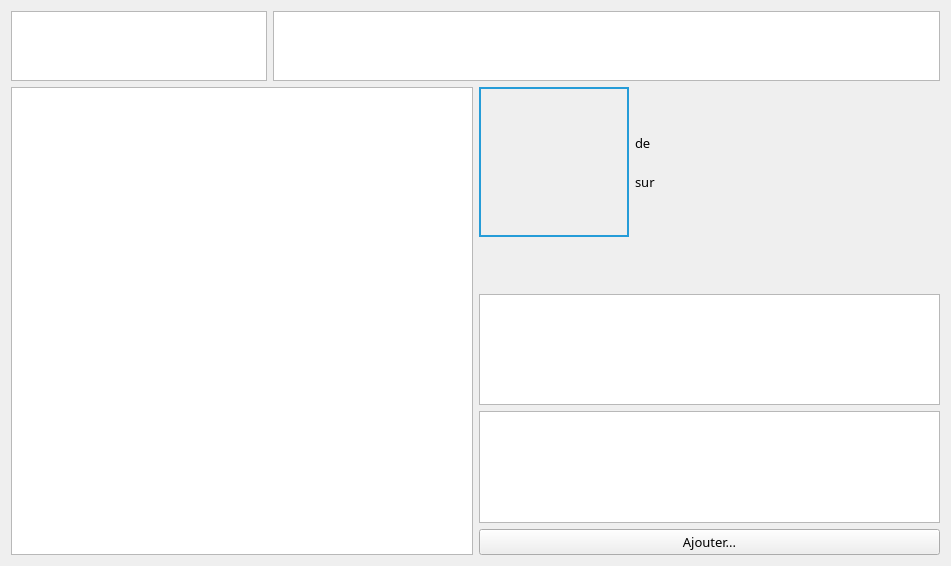
<?xml version="1.0" encoding="UTF-8"?>
<ui version="4.0">
 <class>OngletMP3</class>
 <widget class="QWidget" name="OngletMP3">
  <property name="geometry">
   <rect>
    <x>0</x>
    <y>0</y>
    <width>951</width>
    <height>566</height>
   </rect>
  </property>
  <property name="font">
   <font>
    <family>Myriad Pro</family>
    <pointsize>10</pointsize>
   </font>
  </property>
  <property name="windowTitle">
   <string>Form</string>
  </property>
  <property name="styleSheet">
   <string notr="true"/>
  </property>
  <layout class="QVBoxLayout" name="verticalLayout">
   <item>
    <layout class="QHBoxLayout" name="horizontalLayout">
     <item alignment="Qt::AlignLeft|Qt::AlignTop">
      <widget class="QListWidget" name="Categories">
       <property name="maximumSize">
        <size>
         <width>16777215</width>
         <height>140</height>
        </size>
       </property>
       <property name="iconSize">
        <size>
         <width>50</width>
         <height>50</height>
        </size>
       </property>
       <property name="movement">
        <enum>QListView::Static</enum>
       </property>
       <property name="resizeMode">
        <enum>QListView::Adjust</enum>
       </property>
       <property name="viewMode">
        <enum>QListView::IconMode</enum>
       </property>
       <property name="uniformItemSizes">
        <bool>false</bool>
       </property>
      </widget>
     </item>
     <item>
      <widget class="QListView" name="ArtistesAnnees">
       <property name="maximumSize">
        <size>
         <width>16777215</width>
         <height>140</height>
        </size>
       </property>
       <property name="editTriggers">
        <set>QAbstractItemView::NoEditTriggers</set>
       </property>
       <property name="dragDropMode">
        <enum>QAbstractItemView::NoDragDrop</enum>
       </property>
       <property name="selectionBehavior">
        <enum>QAbstractItemView::SelectItems</enum>
       </property>
       <property name="iconSize">
        <size>
         <width>100</width>
         <height>100</height>
        </size>
       </property>
       <property name="movement">
        <enum>QListView::Static</enum>
       </property>
       <property name="flow">
        <enum>QListView::LeftToRight</enum>
       </property>
       <property name="isWrapping" stdset="0">
        <bool>false</bool>
       </property>
       <property name="resizeMode">
        <enum>QListView::Adjust</enum>
       </property>
       <property name="viewMode">
        <enum>QListView::IconMode</enum>
       </property>
       <property name="uniformItemSizes">
        <bool>true</bool>
       </property>
       <property name="wordWrap">
        <bool>false</bool>
       </property>
      </widget>
     </item>
    </layout>
   </item>
   <item>
    <layout class="QHBoxLayout" name="horizontalLayout_4">
     <item>
      <widget class="QTableView" name="AlbumsTitres">
       <property name="baseSize">
        <size>
         <width>0</width>
         <height>0</height>
        </size>
       </property>
       <property name="sizeAdjustPolicy">
        <enum>QAbstractScrollArea::AdjustIgnored</enum>
       </property>
       <property name="editTriggers">
        <set>QAbstractItemView::NoEditTriggers</set>
       </property>
       <property name="selectionMode">
        <enum>QAbstractItemView::SingleSelection</enum>
       </property>
       <property name="iconSize">
        <size>
         <width>100</width>
         <height>100</height>
        </size>
       </property>
       <property name="showGrid">
        <bool>false</bool>
       </property>
       <property name="cornerButtonEnabled">
        <bool>false</bool>
       </property>
       <attribute name="horizontalHeaderVisible">
        <bool>false</bool>
       </attribute>
       <attribute name="horizontalHeaderDefaultSectionSize">
        <number>175</number>
       </attribute>
       <attribute name="horizontalHeaderHighlightSections">
        <bool>false</bool>
       </attribute>
       <attribute name="horizontalHeaderStretchLastSection">
        <bool>false</bool>
       </attribute>
       <attribute name="verticalHeaderVisible">
        <bool>false</bool>
       </attribute>
       <attribute name="verticalHeaderCascadingSectionResizes">
        <bool>false</bool>
       </attribute>
       <attribute name="verticalHeaderDefaultSectionSize">
        <number>25</number>
       </attribute>
       <attribute name="verticalHeaderHighlightSections">
        <bool>false</bool>
       </attribute>
       <attribute name="verticalHeaderMinimumSectionSize">
        <number>30</number>
       </attribute>
       <attribute name="verticalHeaderShowSortIndicator" stdset="0">
        <bool>true</bool>
       </attribute>
      </widget>
     </item>
     <item>
      <layout class="QVBoxLayout" name="verticalLayout_4">
       <item>
        <layout class="QHBoxLayout" name="horizontalLayout_3">
         <item>
          <widget class="QLabel" name="Pochette">
           <property name="minimumSize">
            <size>
             <width>150</width>
             <height>150</height>
            </size>
           </property>
           <property name="maximumSize">
            <size>
             <width>150</width>
             <height>150</height>
            </size>
           </property>
           <property name="styleSheet">
            <string notr="true">border: 2px solid #259CD8</string>
           </property>
           <property name="text">
            <string/>
           </property>
          </widget>
         </item>
         <item>
          <layout class="QVBoxLayout" name="verticalLayout_5">
           <item>
            <widget class="QLabel" name="Piste">
             <property name="minimumSize">
              <size>
               <width>20</width>
               <height>0</height>
              </size>
             </property>
             <property name="maximumSize">
              <size>
               <width>20</width>
               <height>16777215</height>
              </size>
             </property>
             <property name="text">
              <string/>
             </property>
            </widget>
           </item>
           <item>
            <widget class="QLabel" name="De">
             <property name="minimumSize">
              <size>
               <width>20</width>
               <height>0</height>
              </size>
             </property>
             <property name="maximumSize">
              <size>
               <width>20</width>
               <height>16777215</height>
              </size>
             </property>
             <property name="styleSheet">
              <string notr="true">color: black;</string>
             </property>
             <property name="text">
              <string>de</string>
             </property>
            </widget>
           </item>
           <item>
            <widget class="QLabel" name="Sur">
             <property name="minimumSize">
              <size>
               <width>20</width>
               <height>0</height>
              </size>
             </property>
             <property name="maximumSize">
              <size>
               <width>20</width>
               <height>16777215</height>
              </size>
             </property>
             <property name="styleSheet">
              <string notr="true">color: black;</string>
             </property>
             <property name="text">
              <string>sur</string>
             </property>
            </widget>
           </item>
           <item>
            <widget class="QLabel" name="label">
             <property name="minimumSize">
              <size>
               <width>20</width>
               <height>0</height>
              </size>
             </property>
             <property name="maximumSize">
              <size>
               <width>20</width>
               <height>16777215</height>
              </size>
             </property>
             <property name="text">
              <string/>
             </property>
            </widget>
           </item>
          </layout>
         </item>
         <item>
          <layout class="QVBoxLayout" name="verticalLayout_2">
           <item>
            <widget class="QLabel" name="Titre">
             <property name="text">
              <string/>
             </property>
            </widget>
           </item>
           <item>
            <widget class="QLabel" name="NomArtiste">
             <property name="text">
              <string/>
             </property>
            </widget>
           </item>
           <item>
            <widget class="QLabel" name="NomAlbum">
             <property name="text">
              <string/>
             </property>
            </widget>
           </item>
           <item>
            <widget class="QLabel" name="Mp3Phys">
             <property name="styleSheet">
              <string notr="true">color: #E3FF0B;</string>
             </property>
             <property name="text">
              <string/>
             </property>
            </widget>
           </item>
          </layout>
         </item>
        </layout>
       </item>
       <item>
        <widget class="Lecteur" name="widget" native="true">
         <property name="minimumSize">
          <size>
           <width>0</width>
           <height>45</height>
          </size>
         </property>
         <property name="maximumSize">
          <size>
           <width>500</width>
           <height>45</height>
          </size>
         </property>
        </widget>
       </item>
       <item>
        <widget class="QListWidget" name="Similaires">
         <property name="maximumSize">
          <size>
           <width>500</width>
           <height>16777215</height>
          </size>
         </property>
         <property name="iconSize">
          <size>
           <width>75</width>
           <height>75</height>
          </size>
         </property>
         <property name="gridSize">
          <size>
           <width>120</width>
           <height>120</height>
          </size>
         </property>
         <property name="viewMode">
          <enum>QListView::IconMode</enum>
         </property>
        </widget>
       </item>
       <item>
        <widget class="QListWidget" name="Playlists">
         <property name="maximumSize">
          <size>
           <width>500</width>
           <height>16777215</height>
          </size>
         </property>
         <property name="iconSize">
          <size>
           <width>100</width>
           <height>100</height>
          </size>
         </property>
        </widget>
       </item>
       <item>
        <widget class="QPushButton" name="Bouton_Playlist">
         <property name="styleSheet">
          <string notr="true">width: 200px;</string>
         </property>
         <property name="text">
          <string>Ajouter...</string>
         </property>
        </widget>
       </item>
      </layout>
     </item>
    </layout>
   </item>
  </layout>
 </widget>
 <customwidgets>
  <customwidget>
   <class>Lecteur</class>
   <extends>QWidget</extends>
   <header>lecteur.h</header>
   <container>1</container>
  </customwidget>
 </customwidgets>
 <resources/>
 <connections/>
</ui>
